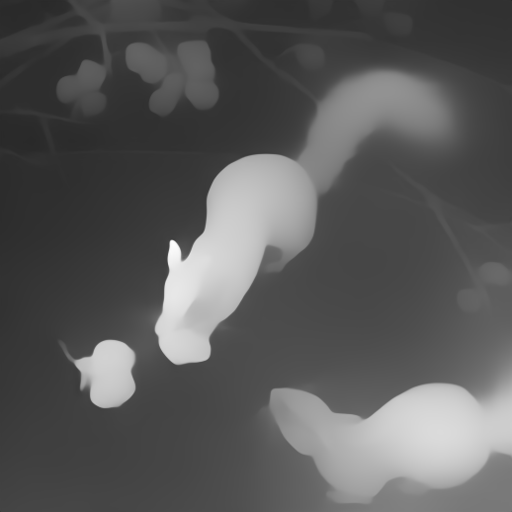
#> input picture depth_segment/myInput/depth/squirrel.png, 512 x 512 px, given in place of human.png, which was not available
$ python depth_segment.py
#> lines starting #> are read from the running program, lines starting #| are printed output that depends on the picture; after the words box and inside, x2 and y2 are one past the last pixel; in counts of white or black regions, pixels touching at a corner belong together; long printed decimals are rounded; pictures that were not available may be replaced by others from this repository, and a replacement may not be noted
#> further down, depth_map is the input picture: shape (512, 512); min 39, max 255, mean 89.4
#| (512, 512)
import numpy as np
import cv2
from PIL import Image
import sys
import os
import argparse

np.set_printoptions(threshold=sys.maxsize)

def label_segment(depth_map, num_groups, threshold):
#> called with num_groups = 5, threshold = 0
    background_thresh = np.min(depth_map) + threshold
#> background_thresh = 39

    # Calculate the histogram of the depth map
    hist, bins = np.histogram(depth_map, bins=np.max(depth_map))
#> hist = 255 values, max 9259 at index 37, min 0 at index 1, mean 1028; bins = 256 values from 39 to 255
    print('depth map max: ', np.max(depth_map))
#| depth map max:  255
    print('depth min max: ', np.min(depth_map))
#| depth min max:  39

    # Calculate the cumulative distribution function (CDF) of the histogram
    cdf = np.cumsum(hist) / np.sum(hist)
#> cdf = 255 values from 3.81e-06 to 1

   # Initialize the group sizes array using a for loop
    cdf_area = np.zeros(num_groups)
    for i in range(num_groups):
        cdf_area[i] = (i + 1) / num_groups
    print('cdf_area', cdf_area)

    group_bounds = np.interp(cdf_area, cdf, bins[1:])
#> group_bounds = [54.37, 67.83, 76.12, 120.8, 255]
    print('group_bounds', group_bounds)
#| group_bounds [ 54.370  67.826  76.120 120.791 255.        ]

    # Create a 2D array to store the segmentation result
    segmentation = np.zeros((depth_map.shape[0], depth_map.shape[1]), dtype=np.uint8)

    # Iterate over the depth map and assign each pixel to a segment based on its depth value
    for i in range(depth_map.shape[0]):
        for j in range(depth_map.shape[1]):
            depth_value = depth_map[i, j]
            if depth_value > background_thresh:  # foreground pixel
                label = np.searchsorted(group_bounds, depth_value)
                segmentation[i, j] = label  # +1 because label 0 is background
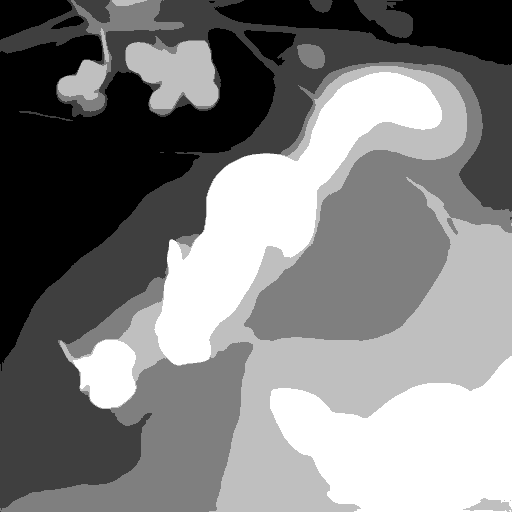
#> segmentation: shape (512, 512); min 0, max 4, mean 2; drawn with min black and max white

    # print(segmentation)
    return segmentation

def get_label_mask(segmentation, output_path):
#> called with output_path = 'myOutput/mask/human'
    for i in range(np.max(segmentation)+1):
        mask = np.where(segmentation==i, 255, 0).astype('uint8')
        image = Image.fromarray(mask)

        image.save(os.path.join(output_path, 'mask_' + str(i) +'.png'))
#> this loop made 5 passes
#> pass 1, in get_label_mask, `mask = np.where(segmentation==i, 255, 0).astype('uint8')`:
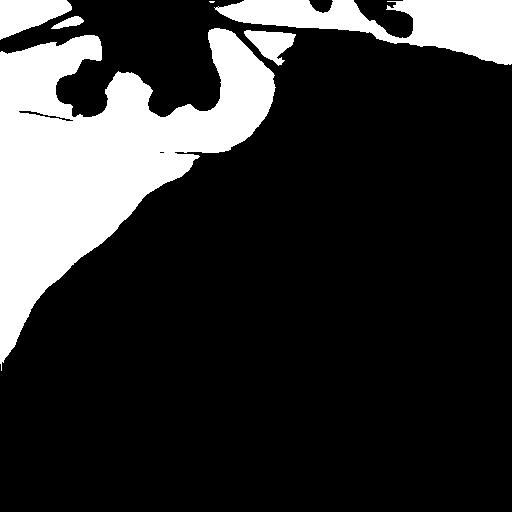
#> mask: shape (512, 512); 19.8% white; 6 white regions (1 under 20 px), largest, box (x1, y1, x2, y2) and area: (0, 28, 276, 371) 39278, (214, 0, 512, 65) 9461, (0, 0, 72, 40) 1824, (244, 30, 296, 66) 990, (51, 16, 84, 29) 217
#> pass 2, in get_label_mask, `mask = np.where(segmentation==i, 255, 0).astype('uint8')`:
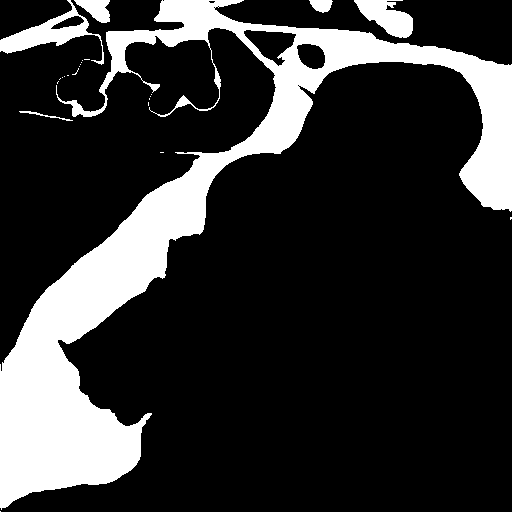
#> mask: shape (512, 512); 20.2% white; 24 white regions (18 under 20 px), largest, box (x1, y1, x2, y2) and area: (0, 0, 512, 510) 48977, (0, 0, 104, 65) 1791, (354, 0, 413, 38) 1296, (74, 0, 110, 23) 501, (309, 0, 333, 13) 222, (19, 111, 73, 121) 97
#> pass 3, in get_label_mask, `mask = np.where(segmentation==i, 255, 0).astype('uint8')`:
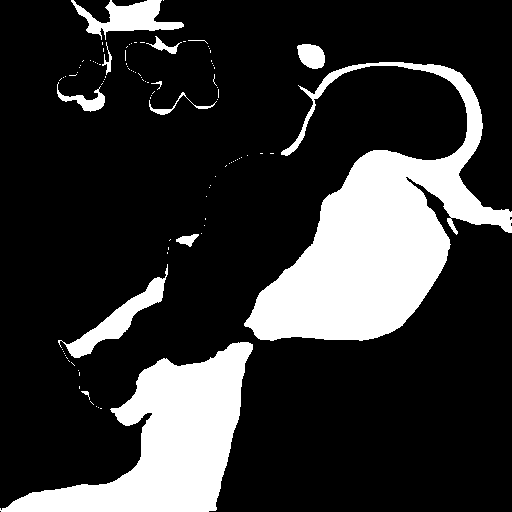
#> mask: shape (512, 512); 20.4% white; 100 white regions (87 under 20 px), largest, box (x1, y1, x2, y2) and area: (244, 62, 512, 341) 29283, (0, 342, 253, 512) 18255, (58, 264, 168, 358) 2111
#> after the loop:
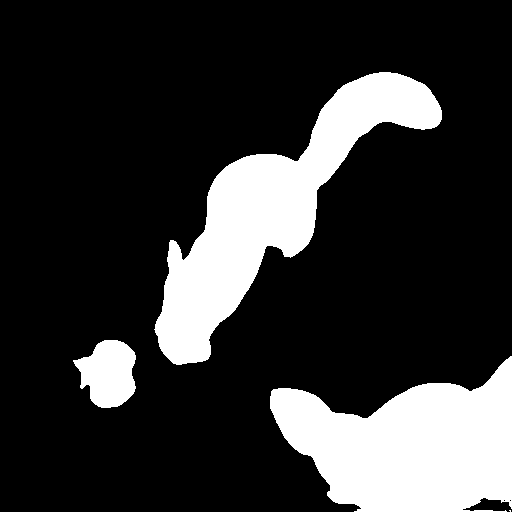
#> image: PIL image 512x512 L; 20.2% white; 4 white regions (1 under 20 px), largest, box (x1, y1, x2, y2) and area: (154, 72, 442, 365) 25385, (270, 356, 512, 512) 24580, (73, 340, 136, 408) 3000


if __name__ == "__main__":
    # [16 lines of commented-out code are left out]
    base_dir_in = os.path.join('myInput', 'depth')
    base_dir_out = os.path.join('myOutput', 'mask')
    dir_name = 'human'
    num_groups = 5
    threshold = 0


    input_path = os.path.join(base_dir_in, dir_name+'.png')
    output_path = os.path.join(base_dir_out, dir_name)

    # 使用 try 建立目錄
    try:
        os.makedirs(output_path)
    # 檔案已存在的例外處理
    except FileExistsError:
        print('Clean the directory')
        # Delete all files in the directory
        for file in os.listdir(output_path):
            file_path = os.path.join(output_path, file)
            os.unlink(file_path)

    depth_map = cv2.imread(input_path, cv2.IMREAD_ANYDEPTH)
    print(depth_map.shape)

    segmentation = label_segment(depth_map, num_groups, threshold)
    get_label_mask(segmentation, output_path)
